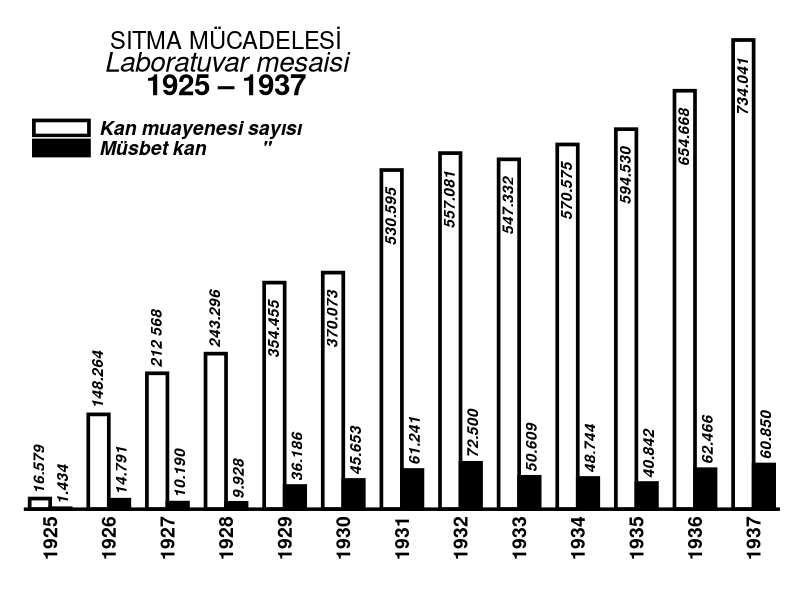

Here is the R script that generated this plot:
library(ggplot2)
zaman <- rep(seq(1925,1937),2)
muayene <- c(16579,148264,212568,243296,354455,370073,530595,557081,547332,570575,594530,654668,734041)
musbet <- c(1434,14791,10190,9928,36186,45653,61241,72500,50609,48744,40842,62466,69850)
deger <- c(muayene,musbet)
grup <- factor(c(rep(c("Kan muayenesi sayısı","Müsbet kan           \" "), each = length(muayene))),
               levels = c("Kan muayenesi sayısı","Müsbet kan           \" "))
sitma <- data.frame(zaman,deger, grup)

xcor1 <- seq(1925,1937) - 0.2
xcor2 <- seq(1925,1937) + 0.2
xcor3 <- seq(1929,1937) - 0.2
ycor1 <- muayene
ycor2 <- musbet
ycor3 <- c(354455,370073,530595,557081,547332,570575,594530,654668,734041)
annolabel1 <- c("16.579","148.264","212 568","243.296","","","","","","","","","")
annolabel2 <- c("1.434","14.791","10.190","9.928","36.186","45.653","61.241","72.500","50.609","48.744","40.842","62.466","60.850")
annolabel3 <- c("354.455","370.073","530.595","557.081","547.332","570.575","594.530","654.668","734.041")

ggplot(sitma, aes(x = zaman, y = deger, fill = grup, color = grup)) +
  geom_bar(stat = "identity", position = position_dodge(), color = "black", size = 1.25, width = 0.70) +
  scale_fill_manual(values=c("white","black")) +
  theme_classic() +
  theme(plot.margin = unit(c(2,1,2,1), "lines")) +  
    theme(axis.line.y = element_blank(),
        axis.text.y = element_blank(), 
        axis.ticks = element_blank(), 
        axis.title = element_blank(),
        axis.text.x = element_text(color = "black", size = 14, vjust = 0.5, face = "bold", angle = 90),
        axis.line.x = element_line(colour = "black", size = 1.2)) +
  theme(legend.title=element_blank(),
        legend.text = element_text(size=14,face = "bold.italic"),
        legend.position=c(0,0.85), 
        legend.justification=c(0,1), 
        legend.direction='vertical',
        legend.spacing.x = unit(0.15,"cm"),
        legend.box.spacing = unit(1,"cm"),
        legend.key = element_rect(fill = "white", colour = "white")) +
  guides(fill = guide_legend(keywidth = 0.6, keyheight=0.2, default.unit = "inch")) +
  annotate("text", x = 1928, y = 734040, label = "SITMA MÜCADELESİ", size = 6) +
  annotate("text", x = 1928, y = 700000, label = "Laboratuvar mesaisi", size = 7, fontface = "italic") +
  annotate("text", x = 1928, y = 665000, label = "1925 \u2013 1937", size = 7.5, fontface = "bold") +
  annotate("text",x = xcor1, y = ycor1, label = annolabel1, angle = 90, fontface = "bold.italic",
           hjust = -0.1) +
  annotate("text",x = xcor2, y = ycor2, label = annolabel2, angle = 90, fontface = "bold.italic",
           hjust = -0.1) +
  annotate("text",x = xcor3, y = ycor3, label = annolabel3, angle = 90, fontface = "bold.italic",
           hjust = 1.3) +
  coord_cartesian(clip = 'off') +
  scale_y_continuous(expand = c(0,0)) +
  scale_x_continuous(breaks = seq(1925,1937), expand = c(0,0.1))
